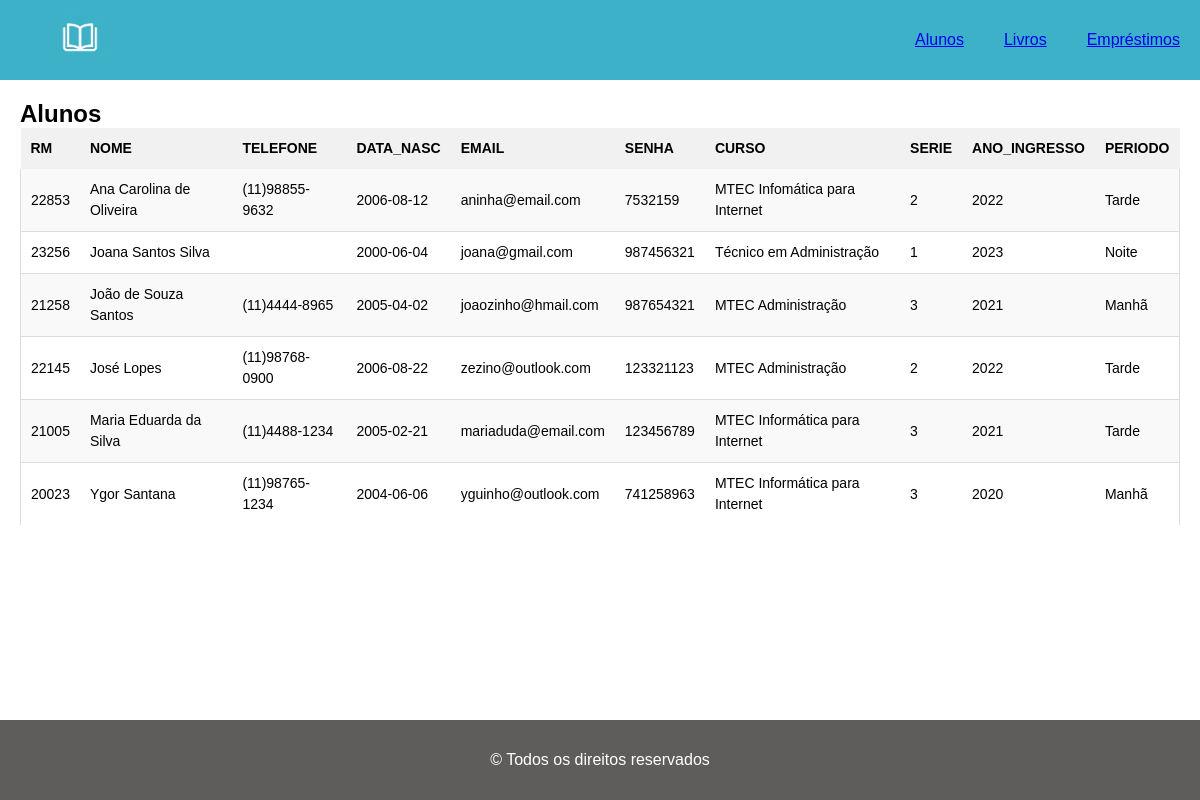
Screenshot of /?alunos with the database file from the repository.
### tables this page shows
CREATE TABLE ALUNO(
	RM INT NOT NULL,
    NOME VARCHAR(60) NOT NULL,
    TELEFONE VARCHAR(14) NOT NULL,  
    DATA_NASC DATE NOT NULL,
    EMAIL VARCHAR(100) NOT NULL,
    SENHA VARCHAR(32) NOT NULL,
    CURSO VARCHAR(40) NOT NULL,
    SERIE CHAR(1) NOT NULL, 
    ANO_INGRESSO year NOT NULL,
    PERIODO CHAR(5) NOT NULL,
    PRIMARY KEY (RM)
);

### views/alunos.php (the view)
<?php
    $query = "SELECT * FROM ALUNO ORDER BY NOME";
    $consulta_alunos = mysqli_query($conexao, $query);
?>
<h2>Alunos</h2>
<table>
    <tr>
      <th>RM</th>
      <th>NOME</th>
      <th>TELEFONE</th>
      <th>DATA_NASC</th>
      <th>EMAIL</th>
      <th>SENHA</th>
      <th>CURSO</th>
      <th>SERIE</th>
      <th>ANO_INGRESSO</th>
      <th>PERIODO</th>
   </tr>
   <?php
        while ($linha = mysqli_fetch_array($consulta_alunos)) {
            echo "<tr>";
                echo '<td>'.$linha["RM"].'</td>';
                echo '<td>'.$linha["NOME"].'</td>';
                echo '<td>'.$linha["TELEFONE"].'</td>';
                echo '<td>'.$linha["DATA_NASC"].'</td>';
                echo '<td>'.$linha["EMAIL"].'</td>';
                echo '<td>'.$linha["SENHA"].'</td>';
                echo '<td>'.$linha["CURSO"].'</td>';
                echo '<td>'.$linha["SERIE"].'</td>';
                echo '<td>'.$linha["ANO_INGRESSO"].'</td>';
                echo '<td>'.$linha["PERIODO"].'</td>';
        }
   ?>
</table>

### index.php (shortened to what this page needs)
<!DOCTYPE html>
<html lang="pt-br">
<head>
    <link rel="stylesheet" href="estilos/base-site.css">
    <link rel="stylesheet" href="estilos/table.css">
</head>
<body>
    <?php
        include('db.php');
        include('navbar.php')
    ?>
    <main>
        <?php
            if (isset($_GET['alunos'])) {
                include_once('views/alunos.php');
            } else if (isset($_GET['livros'])) {
                include_once('views/livros.php');
            } else if (isset($_GET['emprestimos'])) {
                include_once('views/emprestimos.php');
            } else {
                include_once('views/home.php');
            }
        ?>
    </main>
    <?php include('footer.php') ?>
</body>
</html>

### navbar.php
<nav>
    <div class="img_logo"><a href="?home"><img src="img/biblioteca-logo.png" alt="Logo da bibliotec"></a></div>
    <ul>
        <li><a href="?alunos">Alunos</a></li>
        <li><a href="?livros">Livros</a></li>
        <li><a href="?emprestimos">Empréstimos</a></li>
    </ul>
</nav>

### footer.php
<footer>
    <p>© Todos os direitos reservados</p>
</footer>

### estilos/base-site.css (style rules this page uses)
* { margin: 0; padding: 0; font-family: Arial, Helvetica, sans-serif; }
:root nav { width: 100%; min-height: 80px; background: rgba(61,177,200,255); color: white; }
nav div.img_logo { width: 80px; height: 80px; float: left; margin-left: 40px; display: flex; justify-content: center; align-items: center; }
div.img_logo img { height: 60px; }
nav ul { float: right; list-style: none; height: 80px; width: auto; display: flex; align-items: center; }
nav ul li { display: inline; margin-inline-start: 20px; margin-inline-end: 20px; }
main { padding: 20px; min-height: 80vh; }
footer { width: 100%; height: 80px; display: flex; justify-content: center; align-items: center; background: rgb(95, 92, 92); color: white; }

### estilos/table.css (style rules this page uses)
* { margin: 0; padding: 0; box-sizing: border-box; }
table { width: 100%; border-collapse: collapse; border-spacing: 0; font-family: Arial, sans-serif; font-size: 14px; line-height: 1.5; }
th { text-align: left; padding: 10px; background-color: #f1f1f1; }
tr:nth-child(even) { background-color: #f9f9f9; }
tbody td { padding: 10px; border-bottom: 1px solid #ddd; }
tbody td:first-child { border-left: 1px solid #ddd; }
tbody td:last-child { border-right: 1px solid #ddd; }
tbody tr:last-child td { border-bottom: none; }

### rows the page displays
aluno: RM "22853", NOME "Ana Carolina de Oliveira", TELEFONE "(11)98855-9632", DATA_NASC "2006-08-12", EMAIL "aninha@email.com", SENHA "7532159", CURSO "MTEC Infomática para Internet", SERIE "2", ANO_INGRESSO "2022", PERIODO "Tarde"
aluno: RM "23256", NOME "Joana Santos Silva", DATA_NASC "2000-06-04", EMAIL "joana@gmail.com", SENHA "987456321", CURSO "Técnico em Administração", SERIE "1", ANO_INGRESSO "2023", PERIODO "Noite"
aluno: RM "21258", NOME "João de Souza Santos", TELEFONE "(11)4444-8965", DATA_NASC "2005-04-02", EMAIL "joaozinho@hmail.com", SENHA "987654321", CURSO "MTEC Administração", SERIE "3", ANO_INGRESSO "2021", PERIODO "Manhã"
aluno: RM "22145", NOME "José Lopes", TELEFONE "(11)98768-0900", DATA_NASC "2006-08-22", EMAIL "zezino@outlook.com", SENHA "123321123", CURSO "MTEC Administração", SERIE "2", ANO_INGRESSO "2022", PERIODO "Tarde"
aluno: RM "21005", NOME "Maria Eduarda da Silva", TELEFONE "(11)4488-1234", DATA_NASC "2005-02-21", EMAIL "mariaduda@email.com", SENHA "123456789", CURSO "MTEC Informática para Internet", SERIE "3", ANO_INGRESSO "2021", PERIODO "Tarde"
aluno: RM "20023", NOME "Ygor Santana", TELEFONE "(11)98765-1234", DATA_NASC "2004-06-06", EMAIL "yguinho@outlook.com", SENHA "741258963", CURSO "MTEC Informática para Internet", SERIE "3", ANO_INGRESSO "2020", PERIODO "Manhã"
